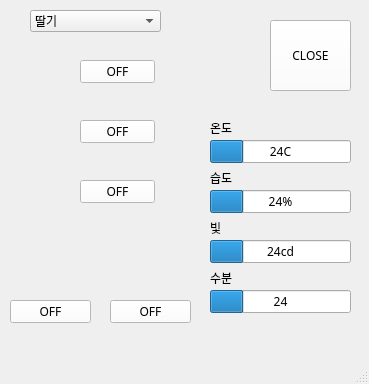
<?xml version="1.0" encoding="UTF-8"?>
<ui version="4.0">
 <class>SMART_FARM</class>
 <widget class="QMainWindow" name="SMART_FARM">
  <property name="geometry">
   <rect>
    <x>0</x>
    <y>0</y>
    <width>369</width>
    <height>384</height>
   </rect>
  </property>
  <property name="windowTitle">
   <string>SMARTFARM</string>
  </property>
  <widget class="QWidget" name="centralwidget">
   <property name="styleSheet">
    <string notr="true">background: url(:/bg/image/bg.png)</string>
   </property>
   <widget class="QPushButton" name="LED1BUTTON">
    <property name="geometry">
     <rect>
      <x>80</x>
      <y>60</y>
      <width>75</width>
      <height>23</height>
     </rect>
    </property>
    <property name="font">
     <font>
      <family>나눔고딕</family>
     </font>
    </property>
    <property name="styleSheet">
     <string notr="true">QPushButton#LED1BUTTON{
background: white;
}</string>
    </property>
    <property name="text">
     <string>OFF</string>
    </property>
   </widget>
   <widget class="QPushButton" name="LED2BUTTON">
    <property name="geometry">
     <rect>
      <x>80</x>
      <y>120</y>
      <width>75</width>
      <height>23</height>
     </rect>
    </property>
    <property name="font">
     <font>
      <family>나눔고딕</family>
     </font>
    </property>
    <property name="styleSheet">
     <string notr="true">QPushButton#LED2BUTTON{
background: white;
}</string>
    </property>
    <property name="text">
     <string>OFF</string>
    </property>
   </widget>
   <widget class="QPushButton" name="LED3BUTTON">
    <property name="geometry">
     <rect>
      <x>80</x>
      <y>180</y>
      <width>75</width>
      <height>23</height>
     </rect>
    </property>
    <property name="font">
     <font>
      <family>나눔고딕</family>
     </font>
    </property>
    <property name="styleSheet">
     <string notr="true">QPushButton#LED3BUTTON{
background: white;
}</string>
    </property>
    <property name="text">
     <string>OFF</string>
    </property>
   </widget>
   <widget class="QProgressBar" name="TEMP1">
    <property name="geometry">
     <rect>
      <x>210</x>
      <y>140</y>
      <width>141</width>
      <height>23</height>
     </rect>
    </property>
    <property name="font">
     <font>
      <family>나눔고딕</family>
     </font>
    </property>
    <property name="value">
     <number>24</number>
    </property>
    <property name="format">
     <string>%pC</string>
    </property>
   </widget>
   <widget class="QProgressBar" name="HUMID1">
    <property name="geometry">
     <rect>
      <x>210</x>
      <y>190</y>
      <width>141</width>
      <height>23</height>
     </rect>
    </property>
    <property name="font">
     <font>
      <family>나눔고딕</family>
     </font>
    </property>
    <property name="value">
     <number>24</number>
    </property>
   </widget>
   <widget class="QProgressBar" name="LIGHT1">
    <property name="geometry">
     <rect>
      <x>210</x>
      <y>240</y>
      <width>141</width>
      <height>23</height>
     </rect>
    </property>
    <property name="font">
     <font>
      <family>나눔고딕</family>
     </font>
    </property>
    <property name="value">
     <number>24</number>
    </property>
    <property name="format">
     <string>%pcd</string>
    </property>
   </widget>
   <widget class="QPushButton" name="WINDBUTTON">
    <property name="geometry">
     <rect>
      <x>10</x>
      <y>300</y>
      <width>81</width>
      <height>23</height>
     </rect>
    </property>
    <property name="font">
     <font>
      <family>나눔고딕</family>
     </font>
    </property>
    <property name="styleSheet">
     <string notr="true">QPushButton#WINDBUTTON{
background:white;
}</string>
    </property>
    <property name="text">
     <string>OFF</string>
    </property>
   </widget>
   <widget class="QPushButton" name="WINDOWBUTTON">
    <property name="geometry">
     <rect>
      <x>110</x>
      <y>300</y>
      <width>81</width>
      <height>23</height>
     </rect>
    </property>
    <property name="font">
     <font>
      <family>나눔고딕</family>
     </font>
    </property>
    <property name="styleSheet">
     <string notr="true">QPushButton#WINDOWBUTTON{
background: white;
}</string>
    </property>
    <property name="text">
     <string>OFF</string>
    </property>
   </widget>
   <widget class="QProgressBar" name="WATER1">
    <property name="geometry">
     <rect>
      <x>210</x>
      <y>290</y>
      <width>141</width>
      <height>23</height>
     </rect>
    </property>
    <property name="font">
     <font>
      <family>나눔고딕</family>
     </font>
    </property>
    <property name="value">
     <number>24</number>
    </property>
    <property name="format">
     <string>%p</string>
    </property>
   </widget>
   <widget class="QWidget" name="bulbpicture1" native="true">
    <property name="geometry">
     <rect>
      <x>30</x>
      <y>50</y>
      <width>41</width>
      <height>41</height>
     </rect>
    </property>
    <property name="font">
     <font>
      <family>나눔고딕</family>
     </font>
    </property>
    <property name="styleSheet">
     <string notr="true">background: url(:/bulb/image/idea (1).png)</string>
    </property>
   </widget>
   <widget class="QWidget" name="bulbpicture2" native="true">
    <property name="geometry">
     <rect>
      <x>30</x>
      <y>110</y>
      <width>41</width>
      <height>41</height>
     </rect>
    </property>
    <property name="font">
     <font>
      <family>나눔고딕</family>
     </font>
    </property>
    <property name="styleSheet">
     <string notr="true">background: url(:/bulb/image/idea (1).png)</string>
    </property>
   </widget>
   <widget class="QWidget" name="bulbpicture3" native="true">
    <property name="geometry">
     <rect>
      <x>30</x>
      <y>170</y>
      <width>41</width>
      <height>41</height>
     </rect>
    </property>
    <property name="font">
     <font>
      <family>나눔고딕</family>
     </font>
    </property>
    <property name="styleSheet">
     <string notr="true">background: url(:/bulb/image/idea (1).png)</string>
    </property>
   </widget>
   <widget class="QWidget" name="windpicture" native="true">
    <property name="geometry">
     <rect>
      <x>20</x>
      <y>230</y>
      <width>61</width>
      <height>61</height>
     </rect>
    </property>
    <property name="font">
     <font>
      <family>나눔고딕</family>
     </font>
    </property>
    <property name="styleSheet">
     <string notr="true">background: url(:/wind/C:/Users/DSM2018/Downloads/breeze.png)</string>
    </property>
   </widget>
   <widget class="QWidget" name="windowpicture" native="true">
    <property name="geometry">
     <rect>
      <x>120</x>
      <y>230</y>
      <width>61</width>
      <height>61</height>
     </rect>
    </property>
    <property name="font">
     <font>
      <family>나눔고딕</family>
     </font>
    </property>
    <property name="styleSheet">
     <string notr="true">background:url(:/window/image/opened-window-door-of-glasses.png);</string>
    </property>
   </widget>
   <widget class="QWidget" name="doorpicture" native="true">
    <property name="geometry">
     <rect>
      <x>190</x>
      <y>10</y>
      <width>81</width>
      <height>91</height>
     </rect>
    </property>
    <property name="font">
     <font>
      <family>나눔고딕</family>
     </font>
    </property>
    <property name="styleSheet">
     <string notr="true">background:url(:/door/image/come-in.png)</string>
    </property>
   </widget>
   <widget class="QComboBox" name="comboBox">
    <property name="geometry">
     <rect>
      <x>30</x>
      <y>10</y>
      <width>131</width>
      <height>22</height>
     </rect>
    </property>
    <property name="font">
     <font>
      <family>나눔고딕</family>
     </font>
    </property>
    <item>
     <property name="text">
      <string>딸기</string>
     </property>
    </item>
    <item>
     <property name="text">
      <string>포도</string>
     </property>
    </item>
   </widget>
   <widget class="QPushButton" name="DOORBUTTON">
    <property name="geometry">
     <rect>
      <x>270</x>
      <y>20</y>
      <width>81</width>
      <height>71</height>
     </rect>
    </property>
    <property name="font">
     <font>
      <family>나눔고딕</family>
     </font>
    </property>
    <property name="styleSheet">
     <string notr="true">QPushButton#DOORBUTTON{
background: white;
}</string>
    </property>
    <property name="text">
     <string>CLOSE</string>
    </property>
   </widget>
   <widget class="QLabel" name="temp">
    <property name="geometry">
     <rect>
      <x>210</x>
      <y>120</y>
      <width>31</width>
      <height>16</height>
     </rect>
    </property>
    <property name="font">
     <font>
      <family>나눔바른고딕</family>
     </font>
    </property>
    <property name="text">
     <string>온도</string>
    </property>
   </widget>
   <widget class="QLabel" name="humid">
    <property name="geometry">
     <rect>
      <x>210</x>
      <y>170</y>
      <width>31</width>
      <height>16</height>
     </rect>
    </property>
    <property name="font">
     <font>
      <family>나눔바른고딕</family>
     </font>
    </property>
    <property name="text">
     <string>습도</string>
    </property>
   </widget>
   <widget class="QLabel" name="light">
    <property name="geometry">
     <rect>
      <x>210</x>
      <y>220</y>
      <width>31</width>
      <height>16</height>
     </rect>
    </property>
    <property name="font">
     <font>
      <family>나눔바른고딕</family>
     </font>
    </property>
    <property name="text">
     <string>빛</string>
    </property>
   </widget>
   <widget class="QLabel" name="water">
    <property name="geometry">
     <rect>
      <x>210</x>
      <y>270</y>
      <width>31</width>
      <height>16</height>
     </rect>
    </property>
    <property name="font">
     <font>
      <family>나눔바른고딕</family>
     </font>
    </property>
    <property name="text">
     <string>수분</string>
    </property>
   </widget>
  </widget>
  <widget class="QMenuBar" name="menubar">
   <property name="geometry">
    <rect>
     <x>0</x>
     <y>0</y>
     <width>369</width>
     <height>21</height>
    </rect>
   </property>
  </widget>
  <widget class="QStatusBar" name="statusbar"/>
 </widget>
 <resources>
  <include location="images.qrc"/>
 </resources>
 <connections/>
</ui>
